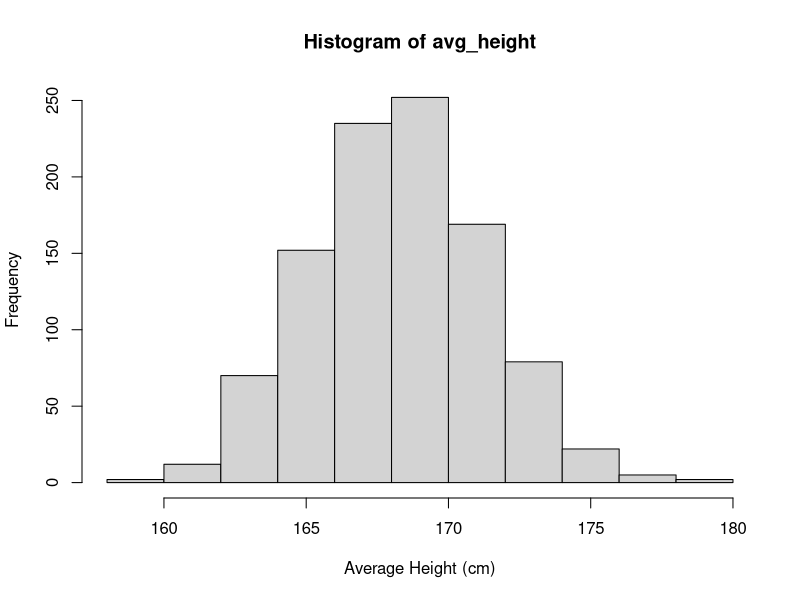
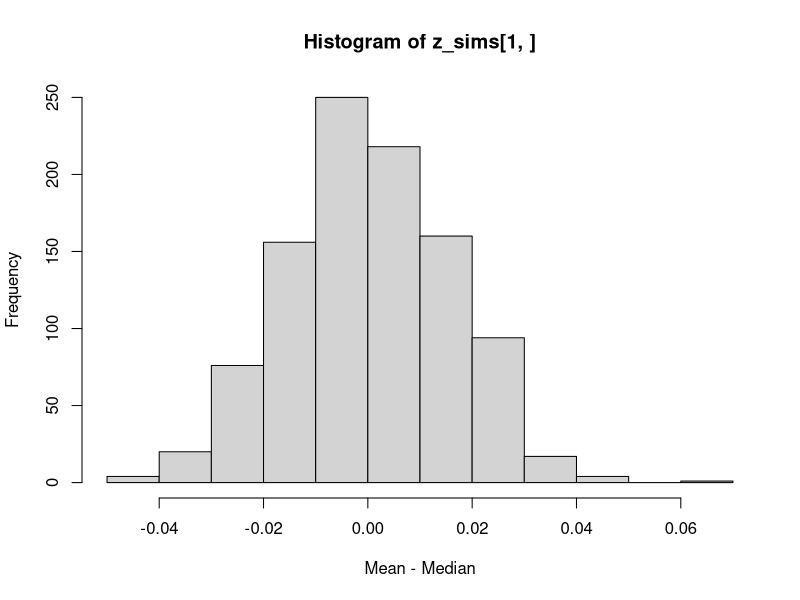
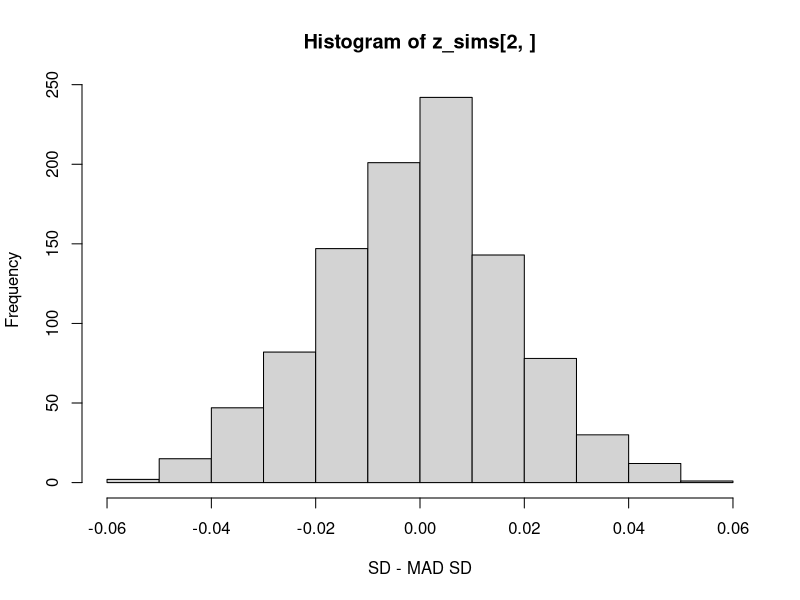

Write the R code that produced these figures, in order.
## ---- chunk 1
knitr::opts_chunk$set(echo = TRUE)
## ---- chunk 2
library(here)
library(tidyverse)
# library(brms)
# options(mc.cores = 4)
# options(brms.backend = "cmdstanr")
## ---- chunk 3
height_sim <- function(N){
  male <- rbinom(N, 1, 0.48)
  height <- ifelse(male==1, rnorm(N, 69.1*2.54, 2.9*2.54), rnorm(N, 63.7*2.54, 2.7*2.54))
  mean(height)
}
## ---- chunk 4
avg_height <- replicate(1000, height_sim(N=10))
hist(avg_height, xlab = "Average Height (cm)")
## ---- chunk 5
z <- rnorm(1e4, 5, 2)
cat("mean =", mean(z), ", median =", median(z), ", sd =", sd(z), ", mad sd =", mad(z))
## ---- chunk 6
mad_sim <- function(){
  z <- rnorm(1e4, 5, 2)
  mean_med = mean(z) - median(z)
  sd_mad = sd(z) - mad(z)
  c(
    mean_med,
    sd_mad
  )
}
## ---- chunk 7
z_sims <- replicate(1000, mad_sim())
hist(z_sims[1,], xlab = "Mean - Median")
hist(z_sims[2,], xlab = "SD - MAD SD")
